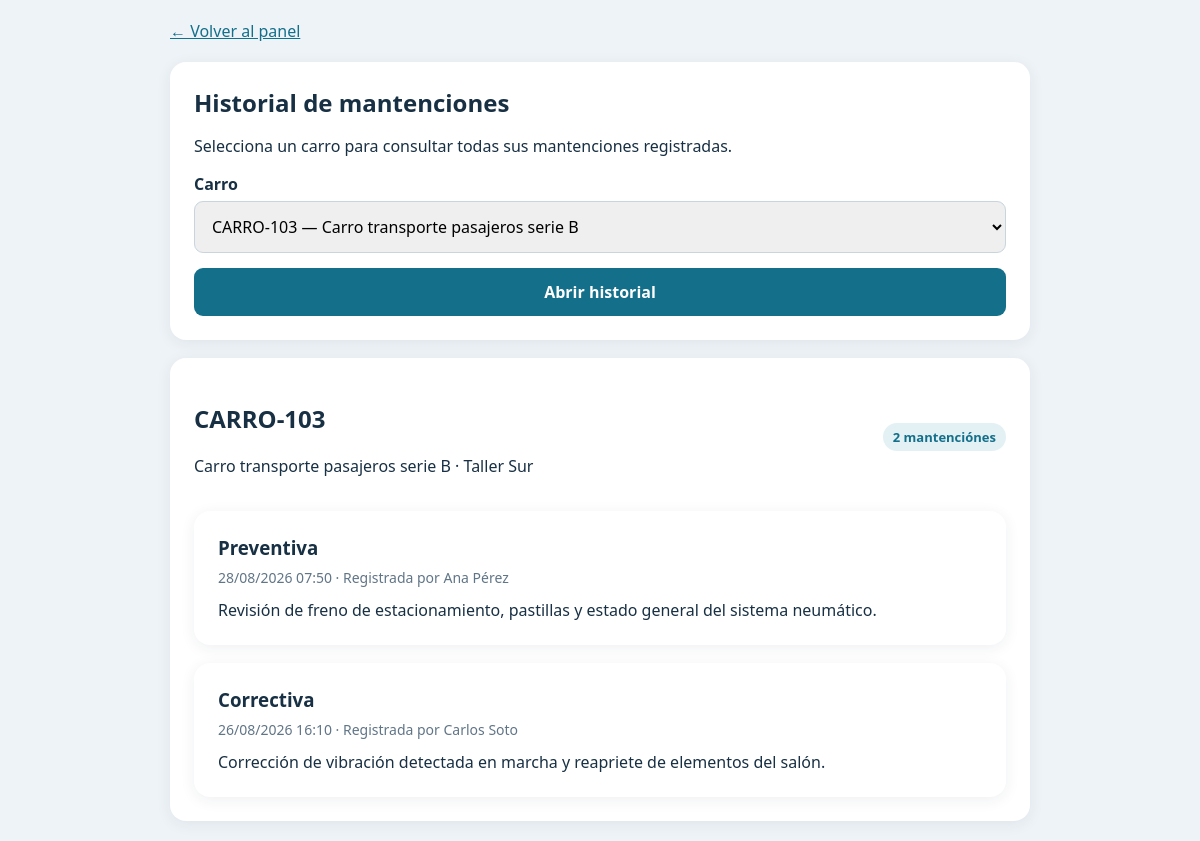
Page /historial.php?carro=CARRO-103 (signed in) on the committed database.
### tables this page shows
CREATE TABLE IF NOT EXISTS carros (
  id INT UNSIGNED AUTO_INCREMENT PRIMARY KEY,
  codigo VARCHAR(80) NOT NULL UNIQUE,
  descripcion VARCHAR(255) NULL,
  ubicacion VARCHAR(120) NULL,
  activo TINYINT(1) NOT NULL DEFAULT 1,
  creado_en TIMESTAMP NOT NULL DEFAULT CURRENT_TIMESTAMP
);

CREATE TABLE IF NOT EXISTS mantenciones (
  id BIGINT UNSIGNED AUTO_INCREMENT PRIMARY KEY,
  carro_id INT UNSIGNED NOT NULL,
  usuario_id INT UNSIGNED NOT NULL,
  tipo ENUM('Preventiva','Correctiva') NOT NULL,
  descripcion TEXT NOT NULL,
  foto VARCHAR(255) NULL,
  realizada_en TIMESTAMP NOT NULL DEFAULT CURRENT_TIMESTAMP,
  CONSTRAINT fk_mant_carro FOREIGN KEY (carro_id) REFERENCES carros(id) ON DELETE RESTRICT ON UPDATE CASCADE,
  CONSTRAINT fk_mant_usuario FOREIGN KEY (usuario_id) REFERENCES usuarios(id) ON DELETE RESTRICT ON UPDATE CASCADE,
  INDEX idx_mant_carro_fecha (carro_id, realizada_en)
);

CREATE TABLE IF NOT EXISTS usuarios (
  id INT UNSIGNED AUTO_INCREMENT PRIMARY KEY,
  nombre VARCHAR(120) NOT NULL,
  correo VARCHAR(190) NOT NULL UNIQUE,
  password_hash VARCHAR(255) NOT NULL,
  rol ENUM('operario','supervisor') NOT NULL DEFAULT 'operario',
  activo TINYINT(1) NOT NULL DEFAULT 1,
  creado_en TIMESTAMP NOT NULL DEFAULT CURRENT_TIMESTAMP
);

### db.php (called while the page is built, shortened)
<?php
function db(): PDO
{
    static $pdo = null;
    if ($pdo instanceof PDO) {
        return $pdo;
    }
    $dsn = 'mysql:host=' . DB_HOST . ';dbname=' . DB_NAME . ';charset=utf8mb4';
    $pdo = new PDO($dsn, DB_USER, DB_PASS, [
        PDO::ATTR_ERRMODE => PDO::ERRMODE_EXCEPTION,
        PDO::ATTR_DEFAULT_FETCH_MODE => PDO::FETCH_ASSOC,
        PDO::ATTR_EMULATE_PREPARES => false,
    ]);
    return $pdo;
}
function e(?string $value): string
{
    return htmlspecialchars($value ?? '', ENT_QUOTES | ENT_SUBSTITUTE, 'UTF-8');
}

### historial.php (the view, shortened to what this page needs)
<?php
$carros = db()->query('SELECT id, codigo, descripcion FROM carros WHERE activo=1 ORDER BY codigo')->fetchAll();
$codigoSeleccionado = trim((string) ($_GET['carro'] ?? ''));
$carroSeleccionado = null;
$historial = [];
if ($codigoSeleccionado !== '') {
    $stmt = db()->prepare('SELECT id, codigo, descripcion, ubicacion FROM carros WHERE codigo = ? AND activo = 1 LIMIT 1');
    $stmt->execute([$codigoSeleccionado]);
    $carroSeleccionado = $stmt->fetch();
    if (!$carroSeleccionado) {
        $error = 'El carro seleccionado no existe o está inactivo.';
    } else {
        $stmt = db()->prepare('SELECT m.id, m.tipo, m.descripcion AS trabajo, m.foto, m.realizada_en, u.nombre AS trabajador
            FROM mantenciones m
            INNER JOIN usuarios u ON u.id = m.usuario_id
            WHERE m.carro_id = ?
            ORDER BY m.realizada_en DESC, m.id DESC');
        $stmt->execute([(int) $carroSeleccionado['id']]);
        $historial = $stmt->fetchAll();
    }
}
?><!doctype html>
<html lang="es">
<head>
</head>
<body><main class="wrap">
<a class="back" href="panel.php">← Volver al panel</a>
<section class="box">
<div class="header"><h1>Historial de mantenciones</h1></div>
<p>Selecciona un carro para consultar todas sus mantenciones registradas.</p>
<form method="get">
<label for="carro">Carro</label>
<select id="carro" name="carro" required>
<?php foreach($carros as $carro): ?>
<option value="<?=e($carro['codigo'])?>" <?=$codigoSeleccionado===$carro['codigo']?'selected':''?>><?=e($carro['codigo'])?><?= $carro['descripcion'] ? ' — '.e($carro['descripcion']) : ''?></option>
<?php endforeach; ?>
</select>
<button type="submit">Abrir historial</button>
</form>
</section>
<?php if($carroSeleccionado): ?>
<section class="box">
<div class="header"><div><h2><?=e($carroSeleccionado['codigo'])?></h2><p><?=e($carroSeleccionado['descripcion'] ?? '')?><?= $carroSeleccionado['ubicacion'] ? ' · '.e($carroSeleccionado['ubicacion']) : ''?></p></div><span class="badge"><?=count($historial)?> mantención<?=count($historial)===1?'':'es'?></span></div>
<?php if(!$historial): ?>
<div class="empty">No hay mantenciones registradas para este carro.</div>
<?php else: ?>
<?php foreach($historial as $registro): ?>
<article class="item">
<h3><?=e($registro['tipo'])?></h3>
<div class="meta"><?=e(date('d/m/Y H:i', strtotime($registro['realizada_en'])))?> · Registrada por <?=e($registro['trabajador'])?></div>
<div><?=nl2br(e($registro['trabajo']))?></div>
</article>
<?php endforeach; ?>
<?php endif; ?>
</section>
<?php endif; ?>
</main></body></html>

### historial.php (style rules this page uses)
* { box-sizing:border-box }
body { margin:0;background:#eef3f7;color:#183044;font:16px system-ui,sans-serif }
.wrap { max-width:900px;margin:auto;padding:20px }
.box,.item { background:white;padding:24px;border-radius:16px;box-shadow:0 3px 15px #18304412;margin-top:18px }
label { display:block;margin:0 0 6px;font-weight:700 }
select,button { width:100%;padding:13px;border:1px solid #c8d4de;border-radius:9px;font:inherit }
button { margin-top:15px;background:#136f8a;color:white;border:0;font-weight:700 }
a { color:#136f8a }
.item h3 { margin:0 0 8px }
.meta { color:#607587;font-size:14px;margin-bottom:12px }
.back { display:inline-block;margin-bottom:2px }
.header { display:flex;justify-content:space-between;gap:15px;align-items:center;flex-wrap:wrap }
.header h1 { margin:0 }
.badge { display:inline-block;padding:5px 10px;border-radius:20px;background:#e3f1f5;color:#136f8a;font-weight:700;font-size:13px }

### rows in the picture
carros: codigo "CARRO-103", descripcion "Carro transporte pasajeros serie B", ubicacion "Taller Sur"
mantenciones: tipo "Preventiva", realizada_en "28/08/2026 07:50", usuario.nombre "Ana Pérez", descripcion "Revisión de freno de estacionamiento, pastillas y estado general del sistema neumático."
mantenciones: tipo "Correctiva", realizada_en "26/08/2026 16:10", usuario.nombre "Carlos Soto", descripcion "Corrección de vibración detectada en marcha y reapriete de elementos del salón."

### other values in the picture
count($historial) "2"
form field carro "CARRO-103 — Carro transporte pasajeros serie B"
